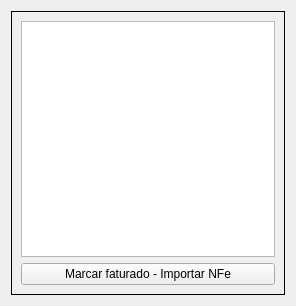
<?xml version="1.0" encoding="UTF-8"?>
<ui version="4.0">
 <class>WidgetCompraFaturar</class>
 <widget class="QWidget" name="WidgetCompraFaturar">
  <property name="geometry">
   <rect>
    <x>0</x>
    <y>0</y>
    <width>296</width>
    <height>306</height>
   </rect>
  </property>
  <property name="windowTitle">
   <string>Form</string>
  </property>
  <layout class="QGridLayout" name="gridLayout">
   <item row="0" column="0">
    <widget class="QFrame" name="frame_4">
     <property name="frameShape">
      <enum>QFrame::Box</enum>
     </property>
     <property name="frameShadow">
      <enum>QFrame::Plain</enum>
     </property>
     <layout class="QGridLayout" name="gridLayout_2">
      <item row="0" column="0">
       <widget class="TableView" name="table">
        <property name="mouseTracking">
         <bool>true</bool>
        </property>
        <property name="editTriggers">
         <set>QAbstractItemView::NoEditTriggers</set>
        </property>
        <property name="alternatingRowColors">
         <bool>true</bool>
        </property>
        <property name="selectionMode">
         <enum>QAbstractItemView::MultiSelection</enum>
        </property>
        <property name="selectionBehavior">
         <enum>QAbstractItemView::SelectRows</enum>
        </property>
        <property name="sortingEnabled">
         <bool>true</bool>
        </property>
        <attribute name="horizontalHeaderCascadingSectionResizes">
         <bool>true</bool>
        </attribute>
        <attribute name="horizontalHeaderStretchLastSection">
         <bool>false</bool>
        </attribute>
       </widget>
      </item>
      <item row="1" column="0">
       <widget class="QPushButton" name="pushButtonMarcarFaturado">
        <property name="text">
         <string>Marcar faturado - Importar NFe</string>
        </property>
       </widget>
      </item>
     </layout>
    </widget>
   </item>
  </layout>
 </widget>
 <customwidgets>
  <customwidget>
   <class>TableView</class>
   <extends>QTableView</extends>
   <header>src/tableview.h</header>
  </customwidget>
 </customwidgets>
 <resources/>
 <connections/>
</ui>
